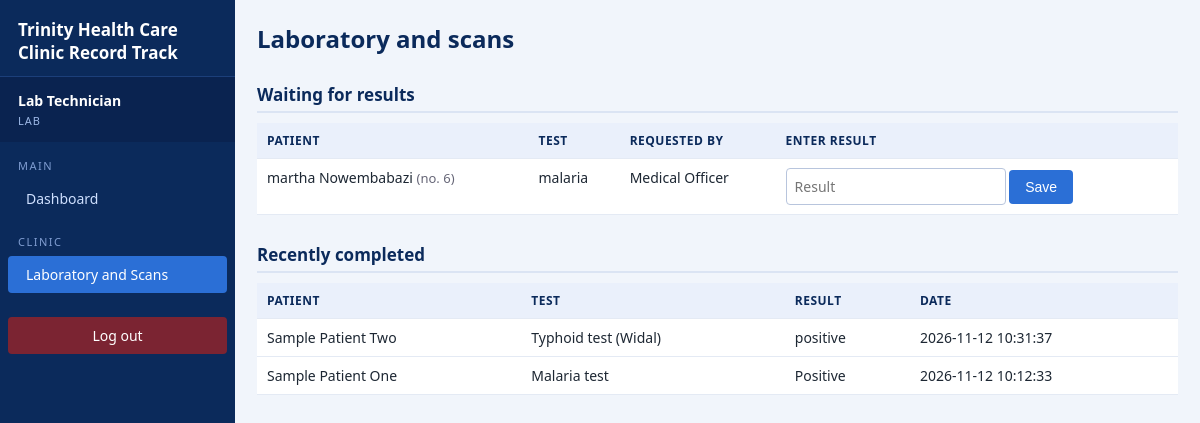
The page /RecordTrack/lab.php (signed in) on the database its author committed.
### tables this page shows
CREATE TABLE `lab_request` (
  `request_id` int(11) NOT NULL,
  `visit_id` int(11) NOT NULL,
  `requested_by` int(11) NOT NULL,
  `test_name` varchar(100) NOT NULL,
  `result` text DEFAULT NULL,
  `status` enum('Pending','Done') DEFAULT 'Pending',
  `result_date` datetime DEFAULT NULL
);

CREATE TABLE `patient` (
  `patient_id` int(11) NOT NULL,
  `full_name` varchar(100) NOT NULL,
  `gender` enum('Female','Male') NOT NULL,
  `date_of_birth` date DEFAULT NULL,
  `phone` varchar(20) DEFAULT NULL,
  `address` varchar(150) DEFAULT NULL,
  `created_at` datetime DEFAULT current_timestamp()
);

CREATE TABLE `staff` (
  `staff_id` int(11) NOT NULL,
  `department_id` int(11) DEFAULT NULL,
  `full_name` varchar(100) NOT NULL,
  `role` enum('management','clinician','lab','dispensary','finance') NOT NULL,
  `username` varchar(40) NOT NULL,
  `password_hash` varchar(255) NOT NULL
);

### RecordTrack/includes/functions.php (called while the page is built, shortened)
<?php
function e($text) {
    return htmlspecialchars((string)$text, ENT_QUOTES, 'UTF-8');
}

### RecordTrack/lab.php (the view, shortened to what this page needs)
<?php
require_once __DIR__ . '/includes/auth.php';
$pending = $pdo->query("SELECT l.request_id, l.test_name, v.visit_date, p.full_name, p.patient_id, st.full_name AS requested_by
                        FROM lab_request l
                        JOIN visit v ON v.visit_id = l.visit_id
                        JOIN patient p ON p.patient_id = v.patient_id
                        JOIN staff st ON st.staff_id = l.requested_by
                        WHERE l.status = 'Pending' ORDER BY v.visit_date")->fetchAll();
$done = $pdo->query("SELECT l.test_name, l.result, l.result_date, p.full_name
                     FROM lab_request l
                     JOIN visit v ON v.visit_id = l.visit_id
                     JOIN patient p ON p.patient_id = v.patient_id
                     WHERE l.status = 'Done' ORDER BY l.result_date DESC LIMIT 15")->fetchAll();
include __DIR__ . '/includes/header.php';
?>
<h1>Laboratory and scans</h1>
<h2>Waiting for results</h2>
<table>
  <tr><th>Patient</th><th>Test</th><th>Requested by</th><th>Enter result</th></tr>
  <?php foreach ($pending as $r): ?>
    <tr>
      <td><?= e($r['full_name']) ?> <span class="small">(no. <?= e($r['patient_id']) ?>)</span></td>
      <td><?= e($r['test_name']) ?></td>
      <td><?= e($r['requested_by']) ?></td>
      <td>
        <form method="post" class="inline">
          <input type="text" name="result" placeholder="Result" required>
          <button type="submit">Save</button>
        </form>
      </td>
    </tr>
  <?php endforeach; ?>
</table>
<h2>Recently completed</h2>
<table>
  <tr><th>Patient</th><th>Test</th><th>Result</th><th>Date</th></tr>
  <?php foreach ($done as $r): ?>
    <tr><td><?= e($r['full_name']) ?></td><td><?= e($r['test_name']) ?></td><td><?= e($r['result']) ?></td><td><?= e($r['result_date']) ?></td></tr>
  <?php endforeach; ?>
</table>
<?php include __DIR__ . '/includes/footer.php'; ?>

### RecordTrack/style.css (style rules this page uses)
* { box-sizing: border-box; }
body { font-family: "Segoe UI", Calibri, Arial, sans-serif; margin: 0; background: #f1f5fb; color: #1d2733; font-size: 14px; }
h1 { color: #0b2a5b; margin: 0 0 14px; font-size: 24px; }
h2 { color: #0b2a5b; margin: 28px 0 10px; font-size: 17px; border-bottom: 2px solid #dbe4f3; padding-bottom: 5px; }
table { border-collapse: collapse; width: 100%; background: #fff; margin: 8px 0; }
th, td { border-bottom: 1px solid #e4eaf4; padding: 9px 10px; text-align: left; vertical-align: top; }
th { background: #eaf0fb; color: #0b2a5b; font-size: 12px; text-transform: uppercase; letter-spacing: .5px; }
input, select, textarea { padding: 8px; border: 1px solid #b8c5dd; border-radius: 4px; font-family: inherit; font-size: 14px; background: #fff; }
input[type=text], input[type=password], input[type=date], input[type=number], select, textarea { width: 100%; }
button, .btn { background: #2b6fd6; color: #fff; border: 0; padding: 9px 16px; border-radius: 4px; cursor: pointer; text-decoration: none; display: inline-block; font-size: 14px; }
.inline input, .inline select { width: auto; }
.small { color: #667; font-size: 13px; }

### rows shown on the page
lab_request: patient.full_name "martha Nowembabazi", patient.patient_id "6", test_name "malaria", requested_by.full_name "Medical Officer"
lab_request: patient.full_name "Sample Patient Two", test_name "Typhoid test (Widal)", result "positive", result_date "2026-11-12 10:31:37"
lab_request: patient.full_name "Sample Patient One", test_name "Malaria test", result "Positive", result_date "2026-11-12 10:12:33"

### other values the page prints
$_SESSION['name'] "Lab Technician"
$_SESSION['role'] "LAB"
$label "Dashboard Laboratory and Scans"
